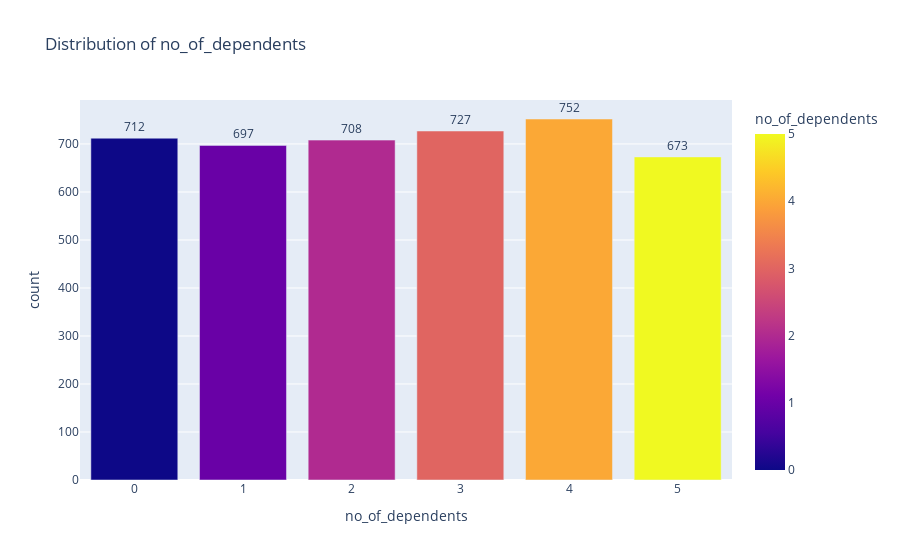
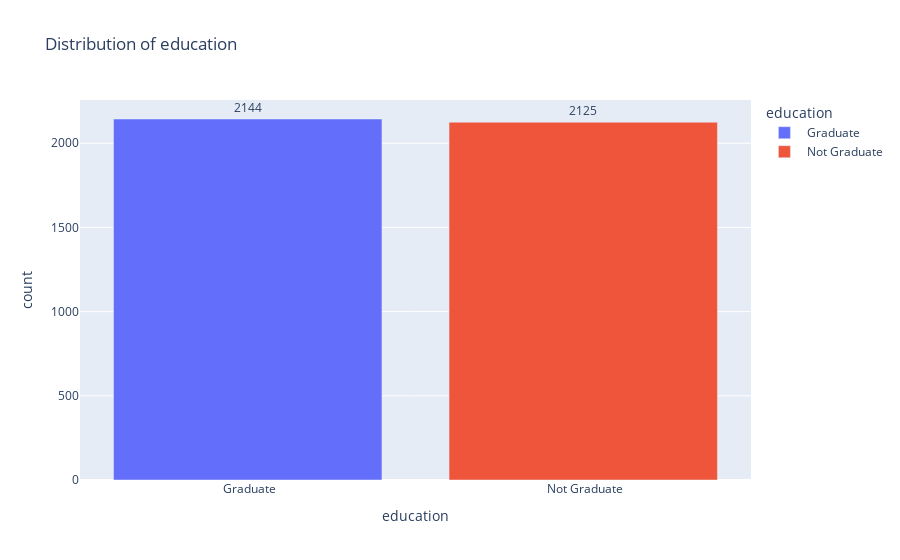
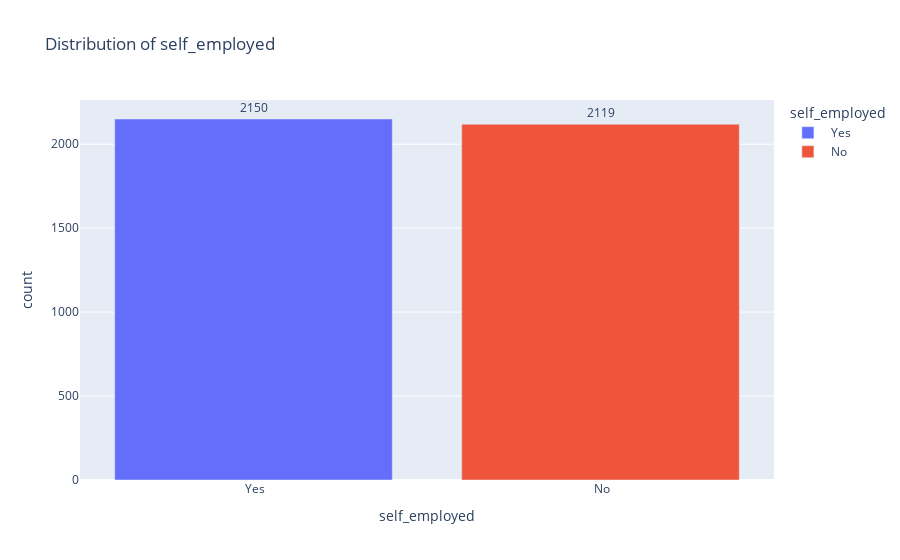
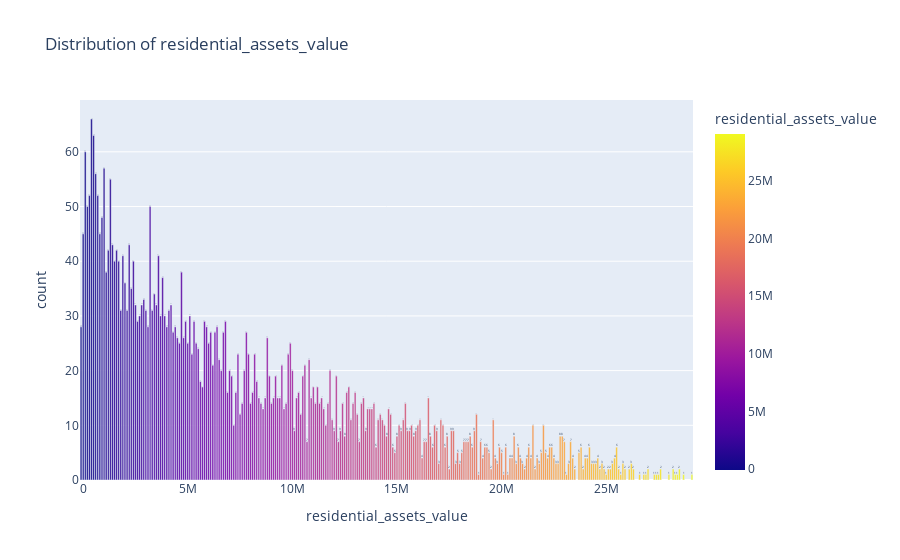

Notebook source saved alongside these figures, in order:
### Code cell
cat_cols = [
    'no_of_dependents',
    'education',
    'self_employed',
    'residential_assets_value',
    'commercial_assets_value',
    'luxury_assets_value',
    'bank_asset_value'
]

for col in cat_cols:
    temp_df = df[col].value_counts().reset_index()
    temp_df.columns = [col, 'count']  # rename columns properly
    fig = px.bar(
        temp_df,
        x=col,
        y='count',
        title=f'Distribution of {col}',
        color=col,
        text='count'
    )
    fig.update_traces(textposition='outside')
    fig.show()

### Figure 1 — Plotly figure (JSON) as saved in the notebook; plotly's stock layout.template omitted (floating-point values rounded to 4 significant figures)
{"data": [{"hovertemplate": "no_of_dependents=%{marker.color}<br>count=%{text}<extra></extra>", "legendgroup": "", "marker": {"color": [4, 3, 0, 2, 1, 5], "coloraxis": "coloraxis", "pattern": {"shape": ""}}, "name": "", "orientation": "v", "showlegend": false, "text": [752.0, 727.0, 712.0, 708.0, 697.0, 673.0], "textposition": "outside", "type": "bar", "x": [4, 3, 0, 2, 1, 5], "xaxis": "x", "y": [752, 727, 712, 708, 697, 673], "yaxis": "y"}], "layout": {"barmode": "relative", "coloraxis": {"colorbar": {"title": {"text": "no_of_dependents"}}, "colorscale": [[0, "#0d0887"], [0.1111, "#46039f"], [0.2222, "#7201a8"], [0.3333, "#9c179e"], [0.4444, "#bd3786"], [0.5556, "#d8576b"], [0.6667, "#ed7953"], [0.7778, "#fb9f3a"], [0.8889, "#fdca26"], [1, "#f0f921"]]}, "legend": {"tracegroupgap": 0}, "title": {"text": "Distribution of no_of_dependents"}, "xaxis": {"anchor": "y", "domain": [0, 1], "title": {"text": "no_of_dependents"}}, "yaxis": {"anchor": "x", "domain": [0, 1], "title": {"text": "count"}}}}

### Figure 2 — Plotly figure (JSON) as saved in the notebook; plotly's stock layout.template omitted (floating-point values rounded to 4 significant figures)
{"data": [{"hovertemplate": "education=%{x}<br>count=%{text}<extra></extra>", "legendgroup": " Graduate", "marker": {"color": "#636efa", "pattern": {"shape": ""}}, "name": " Graduate", "orientation": "v", "showlegend": true, "text": [2144.0], "textposition": "outside", "type": "bar", "x": [" Graduate"], "xaxis": "x", "y": [2144], "yaxis": "y"}, {"hovertemplate": "education=%{x}<br>count=%{text}<extra></extra>", "legendgroup": " Not Graduate", "marker": {"color": "#EF553B", "pattern": {"shape": ""}}, "name": " Not Graduate", "orientation": "v", "showlegend": true, "text": [2125.0], "textposition": "outside", "type": "bar", "x": [" Not Graduate"], "xaxis": "x", "y": [2125], "yaxis": "y"}], "layout": {"barmode": "relative", "legend": {"title": {"text": "education"}, "tracegroupgap": 0}, "title": {"text": "Distribution of education"}, "xaxis": {"anchor": "y", "categoryarray": [" Graduate", " Not Graduate"], "categoryorder": "array", "domain": [0, 1], "title": {"text": "education"}}, "yaxis": {"anchor": "x", "domain": [0, 1], "title": {"text": "count"}}}}

### Figure 3 — Plotly figure (JSON) as saved in the notebook; plotly's stock layout.template omitted (floating-point values rounded to 4 significant figures)
{"data": [{"hovertemplate": "self_employed=%{x}<br>count=%{text}<extra></extra>", "legendgroup": " Yes", "marker": {"color": "#636efa", "pattern": {"shape": ""}}, "name": " Yes", "orientation": "v", "showlegend": true, "text": [2150.0], "textposition": "outside", "type": "bar", "x": [" Yes"], "xaxis": "x", "y": [2150], "yaxis": "y"}, {"hovertemplate": "self_employed=%{x}<br>count=%{text}<extra></extra>", "legendgroup": " No", "marker": {"color": "#EF553B", "pattern": {"shape": ""}}, "name": " No", "orientation": "v", "showlegend": true, "text": [2119.0], "textposition": "outside", "type": "bar", "x": [" No"], "xaxis": "x", "y": [2119], "yaxis": "y"}], "layout": {"barmode": "relative", "legend": {"title": {"text": "self_employed"}, "tracegroupgap": 0}, "title": {"text": "Distribution of self_employed"}, "xaxis": {"anchor": "y", "categoryarray": [" Yes", " No"], "categoryorder": "array", "domain": [0, 1], "title": {"text": "self_employed"}}, "yaxis": {"anchor": "x", "domain": [0, 1], "title": {"text": "count"}}}}

### Figure 4 — Plotly figure (JSON) as saved in the notebook; plotly's stock layout.template omitted (floating-point values rounded to 4 significant figures; data arrays with more than 128 entries replaced by an {"elided": "..."} marker saying what was removed)
{"data": [{"hovertemplate": "residential_assets_value=%{marker.color}<br>count=%{text}<extra></extra>", "legendgroup": "", "marker": {"color": {"elided": "278 int values"}, "coloraxis": "coloraxis", "pattern": {"shape": ""}}, "name": "", "orientation": "v", "showlegend": false, "text": {"elided": "278 float values"}, "textposition": "outside", "type": "bar", "x": {"elided": "278 int values"}, "xaxis": "x", "y": {"elided": "278 int values"}, "yaxis": "y"}], "layout": {"barmode": "relative", "coloraxis": {"colorbar": {"title": {"text": "residential_assets_value"}}, "colorscale": [[0, "#0d0887"], [0.1111, "#46039f"], [0.2222, "#7201a8"], [0.3333, "#9c179e"], [0.4444, "#bd3786"], [0.5556, "#d8576b"], [0.6667, "#ed7953"], [0.7778, "#fb9f3a"], [0.8889, "#fdca26"], [1, "#f0f921"]]}, "legend": {"tracegroupgap": 0}, "title": {"text": "Distribution of residential_assets_value"}, "xaxis": {"anchor": "y", "domain": [0, 1], "title": {"text": "residential_assets_value"}}, "yaxis": {"anchor": "x", "domain": [0, 1], "title": {"text": "count"}}}}
